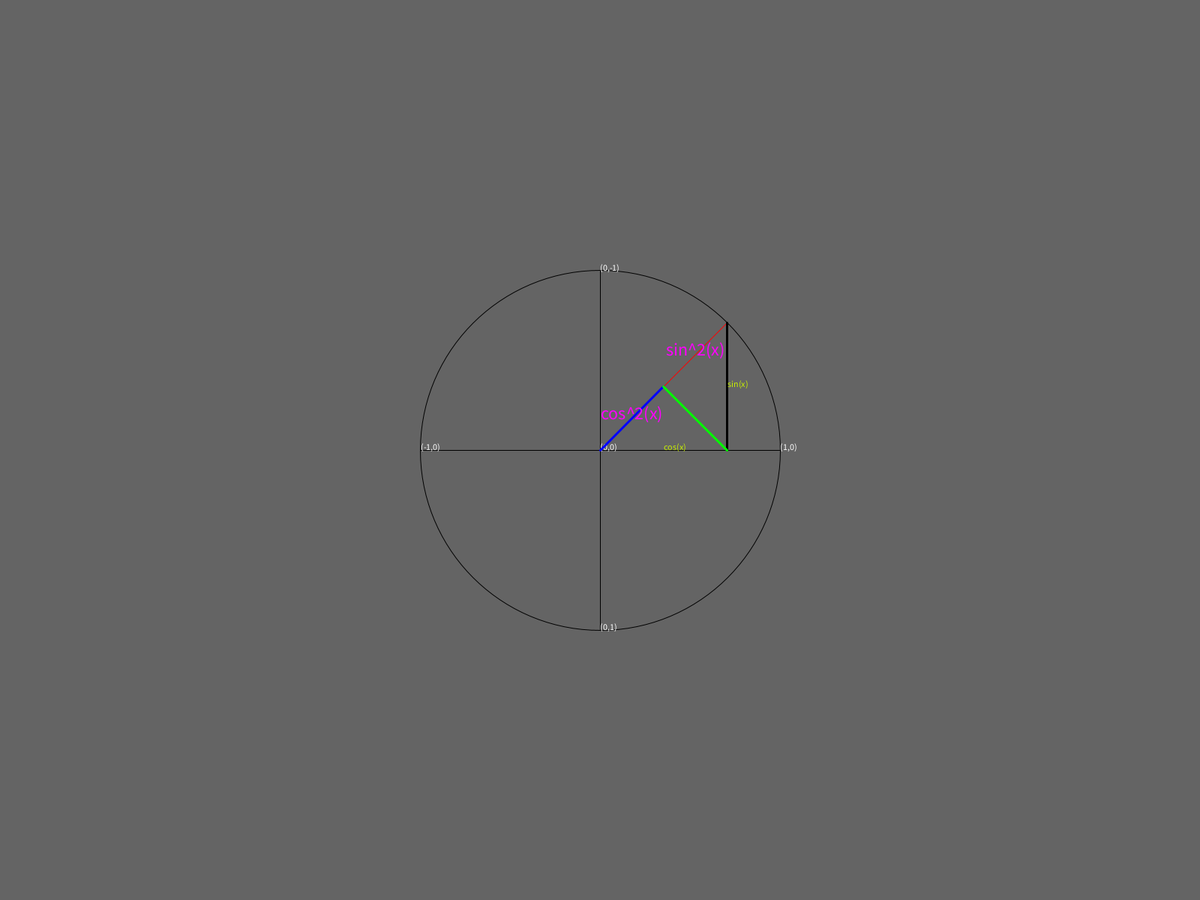
Frame 1 (no input)
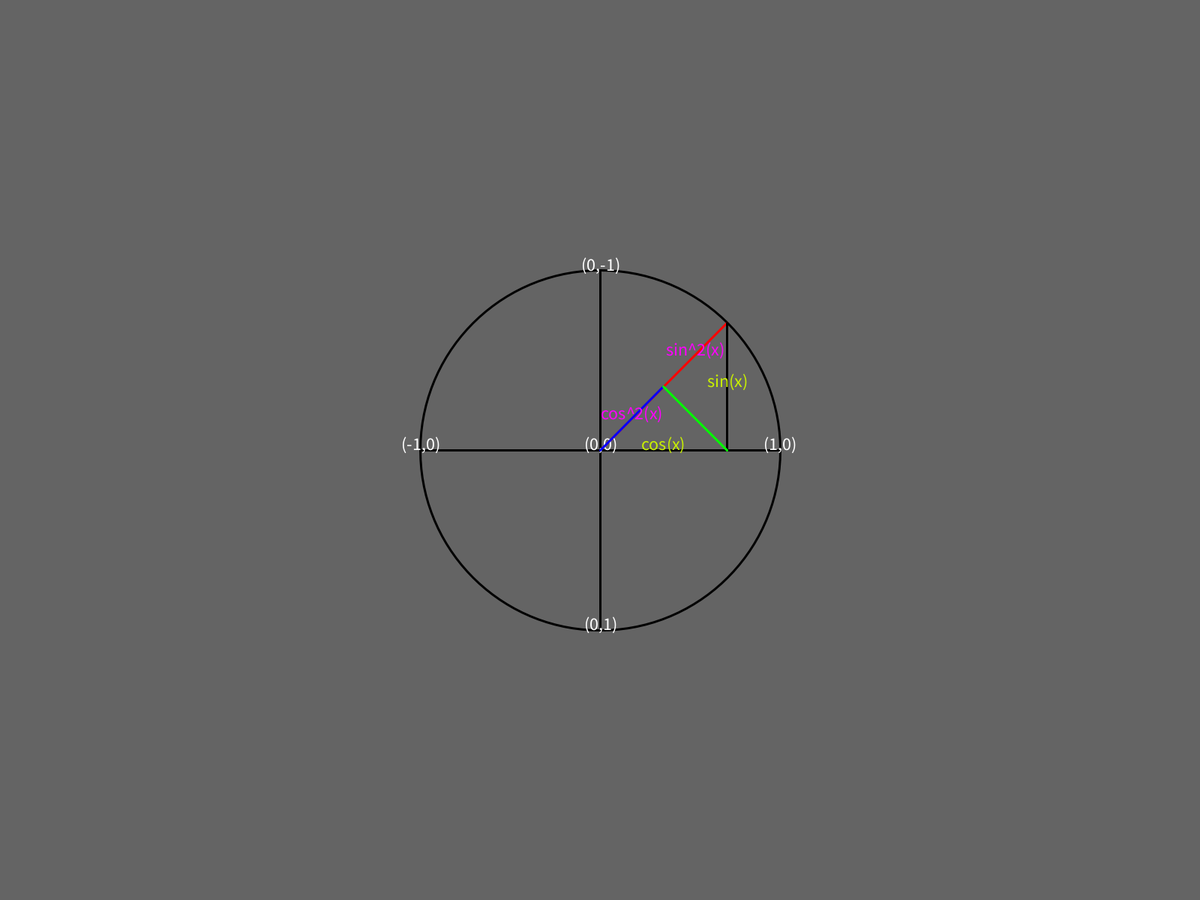
Frame 60 (the mouse pressed at the canvas centre just before this capture)
Frame 120 (the mouse held since frame 60 and released just before this capture): identical to frame 60, image omitted

The Processing sketch that drew these frames (run headless with seeded random() and noise(); from frame 60 on, the mouse is pressed at the canvas centre):

// Processing sketch: trig_identity_cos_2_sin_2_1
// ── trig_identity_cos_2_sin_2_1.pde
float r=240;
float angle=TWO_PI-PI/4;
void setup (){
//size(500,500);
fullScreen();


}
void draw(){
  background(100);
  float x= r*cos(angle);
  float y= r*sin(angle);
  translate(width/2,height/2);
  
  noFill();
  point(0,0);
  point(x,y);
  stroke(0);
  ellipse(0,0,2*r,2*r);
  stroke(255,0,0);
  line(0,0,x,y);
  stroke(0);
  
  //cross
  line(0,-r,0,r);
  line(-r,0,r,0);
  strokeWeight(3);
  line(x,0,x,y);
  stroke(0,0,255);
  fill(200,240,0);
  text("cos(x)",x/2,0);
  text("sin(x)",x,y/2);
  fill(255);
  text("(0,0)",0,0);
  text("(1,0)",r,0);
  text("(0,1)",0,r);
  text("(0,-1)",0,-r);
  text("(-1,0)",-r,0);
  
  line(0,0,x*cos(angle)*cos(angle),x*cos(angle)*sin(angle));
  
  textSize(24);
  textAlign(CENTER);
  fill(255,0,255);
  
  text("cos^2(x)",x*cos(angle)*cos(angle)/2,x*cos(angle)*sin(angle)/2);
  float xval=x*cos(angle)*cos(angle)+(x-x*cos(angle)*cos(angle))/2;
  float yval=x*cos(angle)*sin(angle)+(y-x*cos(angle)*sin(angle))/2;
  fill(255,0,255);
  text("sin^2(x)",xval,yval);
  stroke(0,255,0);
  line(x,0,x*cos(angle)*cos(angle),x*cos(angle)*sin(angle));
  
  //angle+=0.001;

}
